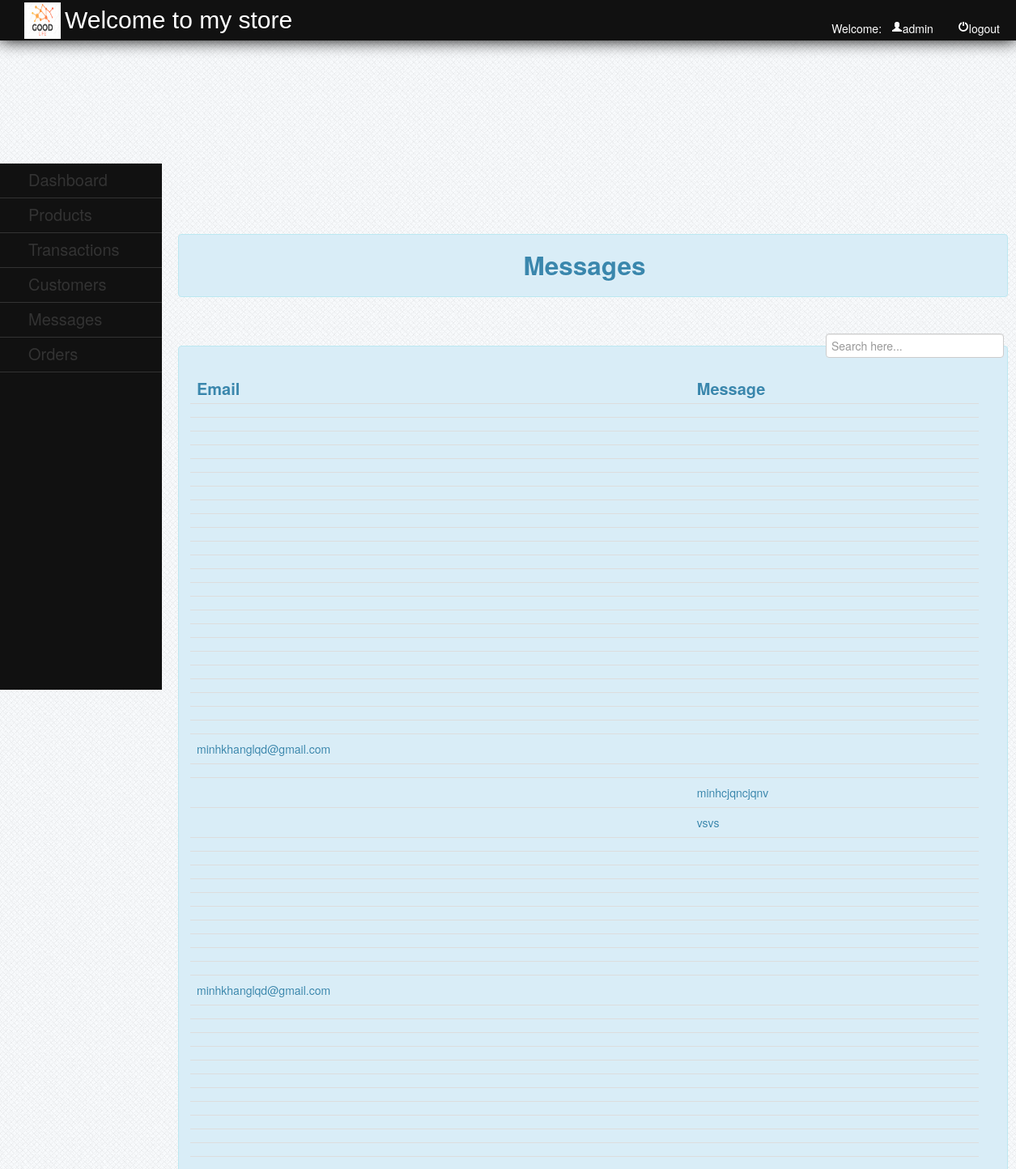
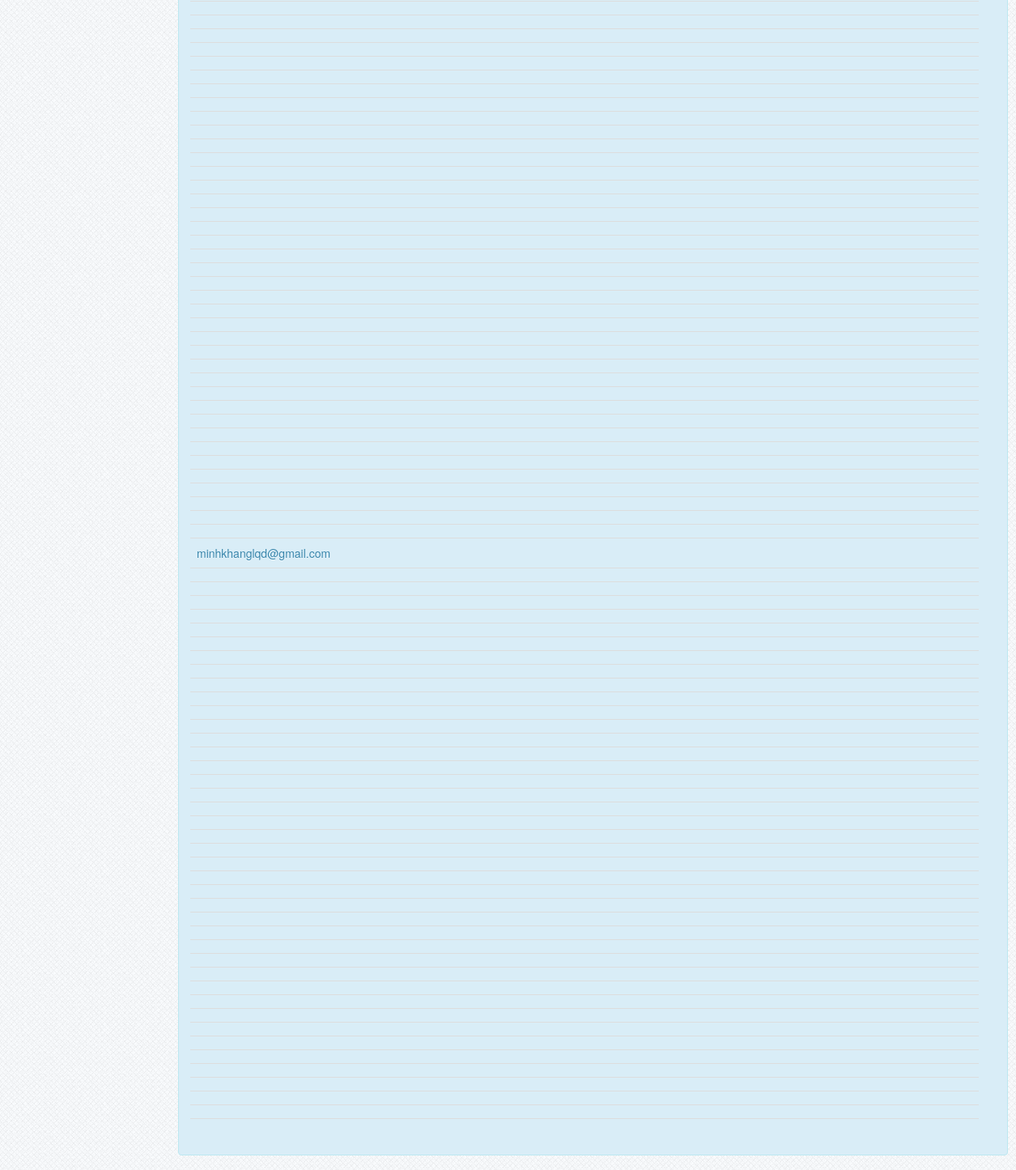
The page /admin/message.php (signed in) on the database its author committed (2 pictures, top to bottom).
### tables this page shows
CREATE TABLE `contact` (
  `contact_id` int(11) NOT NULL,
  `email` varchar(50) NOT NULL,
  `message` varchar(1000) NOT NULL
);

### admin/message.php (the view, shortened to what this page needs)
<?php
	include("../database/dbconn.php");
?>
<!DOCTYPE html>
<html>
<head>
	<link rel = "stylesheet" type = "text/css" href="../css/style.css" media="all">
	<link rel="stylesheet" type="text/css" href="../css/bootstrap.css">
</head>
<body>
	<div id="header" style="position:fixed;">
		<img src="../img/logo.png">
		<label>Welcome to my store</label>
			<?php
				$id = (int) $_SESSION['id'];
					$query = $conn->query ("SELECT * FROM admin WHERE adminid = '$id' ") or die (mysqli_error());
					$fetch = $query->fetch_array ();
			?>
			<ul>
				<li><a href="../function/admin_logout.php"><i class="icon-off icon-white"></i>logout</a></li>
				<li>Welcome:&nbsp;&nbsp;&nbsp;<a><i class="icon-user icon-white"></i><?php echo $fetch['username']; ?></a></li>
			</ul>
	</div>
	<br>
	<div id="leftnav">
		<ul>
			<li><a href="admin_home.php" style="color:#333;">Dashboard</a></li>
			<li><a href="admin_home.php">Products</a>
			</li>
			<li><a href="transaction.php">Transactions</a></li>
			<li><a href="customer.php">Customers</a></li>
			<li><a href="message.php">Messages</a></li>
			<li><a href="order.php">Orders</a></li>
		</ul>
	</div>
	<div id="rightcontent" style="position:absolute; top:10%;">
			<div class="alert alert-info"><center><h2>Messages</h2></center></div>
			<br />
				<label  style="padding:5px; float:right;"><input type="text" name="filter" placeholder="Search here..." id="filter"></label>
			<br />
		<div class="alert alert-info">
			<table class="table table-hover" style="background-color:;">
				<thead>
				<tr style="font-size:20px;">
					<th>Email</th>
					<th>Message</th>
				</tr>
				</thead>
				<?php
					$query = $conn->query("SELECT * FROM `contact`") or die(mysqli_error());
					while($fetch = $query->fetch_array())
						{
				?>
				<tr>
					<td><?php echo $fetch['email'];?></td>
					<td><?php echo $fetch['message']?></td>
				</tr>
				<?php
					}
				?>
			</table>
		</div>
	</div>
</body>
</html>

### css/style.css (style rules this page uses)
body { background:url(../images/bg.png) repeat scroll left top #e7ebf2; }
#header { height:50px; width:100%; background-color:#111; color:#fff; text-indent:10px; -webkit-box-shadow:0px 0px 20px 0px black; -moz-box-shadow:0px 0px 20px 0px black; box-shadow:0px 0px 20px 0px black; }
#header img { position:absolute; height:45px; width:45px; margin-left:20px; margin-top:2.5px; }
#header label { position:relative; top:15px; color:#fff; text-indent:80px; font-size:30px; clear:both; font-family:arial; }
#header ul { list-style-type:none; position:relative; }
#header ul li { display:inline; position:relative; float:right; margin-right:20px; }
#header ul li a { text-decoration:none; color:#fff; }
#leftnav { position:fixed; background-color:#111; width:200px; top:7%; height:650px; }
#leftnav ul { list-style-type:none; text-indent:35px; right:25px; position:relative; }
#leftnav ul li { border-bottom:1px solid #333; padding-top:10px; padding-bottom:10px; width:200px; }
#leftnav ul li a { text-decoration:none; color:#333; font-size:20px; }
#rightcontent { position:relative; width:1025px; top:50px; left:220px; z-index:-99999; }

### rows shown on the page
contact: email "minhkhanglqd@gmail.com"
contact: message "minhcjqncjqnv"
contact: message "vsvs"
contact: email "minhkhanglqd@gmail.com"
contact: email "minhkhanglqd@gmail.com"

### other values the page prints
$fetch['username'] "admin"
